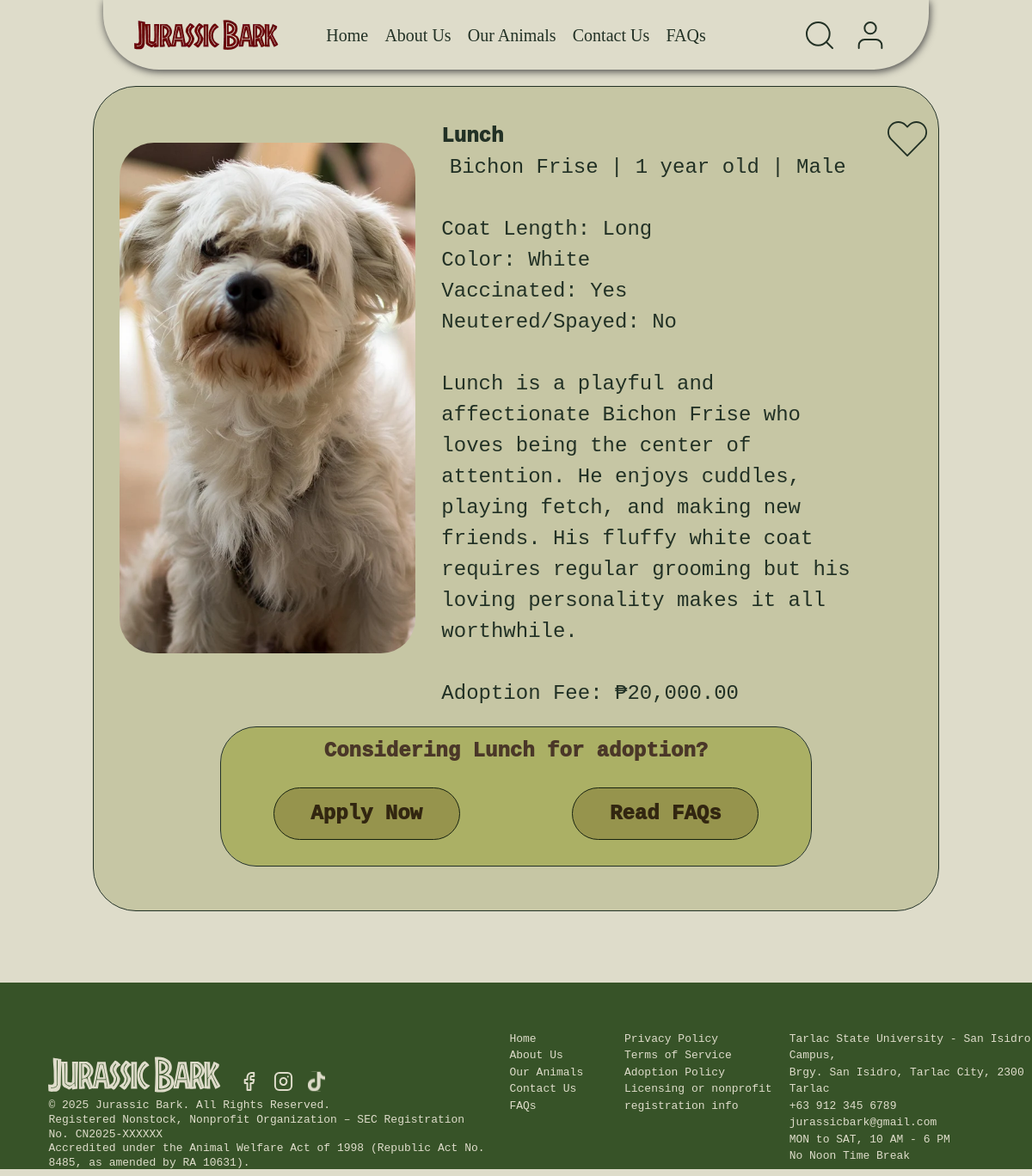
Page /petDetails.php?id=9 on the committed database.
### tables this page shows
CREATE TABLE `pets` (
  `petID` int(11) NOT NULL,
  `name` varchar(50) NOT NULL,
  `type` varchar(50) NOT NULL,
  `breed` varchar(50) NOT NULL,
  `age` int(11) NOT NULL,
  `price` double NOT NULL,
  `details` longtext NOT NULL CHECK (json_valid(`details`)),
  `imageDirectory` varchar(255) NOT NULL,
  `adoptedById` int(11) DEFAULT NULL
);

### petDetails.php (the view, shortened to what this page needs)
<?php
$petId = isset($_GET['id']) ? intval($_GET['id']) : 0;
$pet = null;
$error = null;
if ($petId > 0) {
    try {
        $host = '127.0.0.1';
        $dbname = 'adoptiondb';
        $username = 'root';
        $password = '';
        $pdo = new PDO("mysql:host=$host;dbname=$dbname;charset=utf8mb4", $username, $password);
        $pdo->setAttribute(PDO::ATTR_ERRMODE, PDO::ERRMODE_EXCEPTION);
        $stmt = $pdo->prepare("SELECT petID, name, type, breed, age, price, details, imageDirectory FROM pets WHERE petID = :petId");
        $stmt->bindParam(':petId', $petId, PDO::PARAM_INT);
        $stmt->execute();
        $pet = $stmt->fetch(PDO::FETCH_ASSOC);
    } catch (PDOException $e) {
        $error = "Database error: " . $e->getMessage();
    }
} else {
    $error = "Invalid pet ID.";
}
$gender = 'Unknown';
$color = 'Unknown';
$personality = 'No description available';
$vaccinated = 'Unknown';
$neutered = 'Unknown';
$coatLength = 'Unknown';
if ($pet) {
    $details = json_decode($pet['details'], true);
    if ($details) {
        $gender = isset($details['gender']) ? $details['gender'] : 'Unknown';
        $color = isset($details['color']) ? $details['color'] : 'Unknown';
        $personality = isset($details['personality']) ? $details['personality'] : 'No description available';
        $vaccinated = isset($details['vaccinated']) ? ($details['vaccinated'] ? 'Yes' : 'No') : 'Unknown';
        $neutered = isset($details['spayed_neutered']) ? ($details['spayed_neutered'] ? 'Yes' : 'No') : 'Unknown';
        $coatLength = isset($details['coat_length']) ? $details['coat_length'] : 'Unknown';
    }
}
$ageText = $pet ? ($pet['age'] > 1 ? $pet['age'] . ' years old' : $pet['age'] . ' year old') : '';
?>
<!DOCTYPE html>
<html lang="en">
<head>
    <link rel="stylesheet" href="petDetails.css">
    <link rel="stylesheet" href="global-application-styles.css">
    <link rel="stylesheet" href="globalFooterNav.css">
</head>
<body>
    <div class="nav">
        <div class="navLogo">
            <img src="images/homeImages/Jurassic Bark.webp" alt="">
        </div>
        <div class="mainNav">
            <p><a href="index.html">Home</a></p>
            <p> <a href="aboutUs.html">About Us</a></p>
            <p> <a href="ourAnimals.php">Our Animals</a></p>
            <p><a href="contact.html">Contact Us</a></p>
            <p><a href="faqs.html">FAQs</a></p>
        </div>
        <div class="navControls">
        </div>
    </div>
    <?php if ($error): ?>
        <div style="text-align: center; padding: 50px; width: 82%;">
            <h2>Error</h2>
            <p><?php echo htmlspecialchars($error); ?></p>
            <p><a href="ourAnimals.php" style="color: #223125; text-decoration: underline;">Back to Animals List</a></p>
        </div>
    <?php elseif ($pet): ?>
    <div class="petDetailsCon">
        <div class="petDetailsBg"></div>
        <div class="imageCon">
            <div class="imageHolder">
                <img class="petImage"
                     src="<?php echo htmlspecialchars($pet['imageDirectory']); ?>"
                     alt="<?php echo htmlspecialchars($pet['name']); ?>"
                     onerror="this.src='images/homeImages/petPics/default-pet.jpg'">
            </div>
        </div>
        <div class="petContent">
            <div class="petText">
                <p class="name"><?php echo htmlspecialchars($pet['name']); ?></p>
                <p class="details">
                    <p class="petTypeText" style="text-align: center" >
                        <?php echo htmlspecialchars($pet['breed']); ?> | <?php echo $ageText; ?> | <?php echo htmlspecialchars($gender); ?>
                    </p>
                    <br>
                    Coat Length: <?php echo htmlspecialchars($coatLength); ?> <br>
                    Color: <?php echo htmlspecialchars($color); ?> <br>
                    Vaccinated: <?php echo htmlspecialchars($vaccinated); ?> <br>
                    Neutered/Spayed: <?php echo htmlspecialchars($neutered); ?>
                    <br><br>
                    <?php echo htmlspecialchars($personality); ?>
                    <br><br>
                    Adoption Fee: ₱<?php echo number_format($pet['price'], 2); ?>
                </p>
            </div>
            <div class="petControls">
                <img class="heartIcon" src="images/ourAnimalsImages/heart icon.svg" alt="">
            </div>
        </div>
        <div id="bottomAdoption" class="adoption" >
            <div class="bottomAdoptionBg adoptionBg"></div>
            <p class="bottomAdoptionText adoptionText">Considering <?php echo htmlspecialchars($pet['name']); ?> for adoption?</p>
            <a href="user-application-page.html?petId=<?php echo $pet['petID']; ?>" class="bottomAdoptionBtn adoptionBtn">Apply Now</a>
            <div class="bottomAdoptionBtn adoptionBtn">Read FAQs</div>
        </div>
    </div>
    <?php endif; ?>
     <div class="HomeFooter">
        <div class="footerBg" ></div>
        <div class="foot1" >
            <div class="footerLogoIcons" >
                <img class="footLogo" src="images/homeImages/Jurassic Bark.svg" alt="">
                <div class="smallIconsCon">
                    <img class="smallIcons" src="images/homeImages/facebook.svg" alt="">
                    <img class="smallIcons" src="images/homeImages/instagram.svg" alt="">
                    <img class="smallIcons" src="images/homeImages/tiktok.svg" alt="">            </div>
                </div>
            <div class="foot1Text" >
                © 2025 Jurassic Bark. All Rights Reserved.
                <br>
                Registered Nonstock, Nonprofit Organization – SEC Registration No. CN2025-XXXXXX
                <br>
                Accredited under the Animal Welfare Act of 1998 (Republic Act No. 8485, as amended by RA 10631).
            </div>
        </div>
        <div class="foot2" >
            Home
            <br>
            About Us
            <br>
            Our Animals
            <br>
            Contact Us
            <br>
            FAQs
        </div>
        <div class="foot3" >
            Privacy Policy
            <br>
            Terms of Service
            <br>
            Adoption Policy
            <br>
            Licensing or nonprofit
            <br>
            registration info
        </div>
        <div class="foot4" >
            Tarlac State University - San Isidro Campus,
            <br>
            Brgy. San Isidro, Tarlac City, 2300 Tarlac
            <br>
            +63 912 345 6789
            <br>
            jurassicbark@gmail.com
            <br>
            MON to SAT, 10 AM - 6 PM
            <br>
            No Noon Time Break
        </div>
     </div>
</body>
</html>

### petDetails.css (style rules this page uses)
*, *::before, *::after { box-sizing: border-box; }
* { margin: 0; }
@media (prefers-reduced-motion: no-preference) { html { interpolate-size: allow-keywords; } }
body { line-height: 1.5; -webkit-font-smoothing: antialiased; }
img, picture, video, canvas, svg { display: block; max-width: 100%; }
p, h1, h2, h3, h4, h5, h6 { overflow-wrap: break-word; }
p { text-wrap: pretty; }
:root { --fontColor: #223125; --fontColor2: #725134; --fontColor3: #444E27; --bgColor: #DEDCCA; }
body { position: relative; background: var(--bgColor); color: var(--fontColor); font-family: "Chakra Petch"; display: flex; flex-direction: column; align-items: center; overflow-x: hidden; }
#bottomAdoption { display: none; }
.petDetailsCon { border: 1px solid #223125; width: 82%; display: grid; grid-template-columns: .7fr 1fr; height: 638px; overflow: hidden; border-radius: 50px; position: relative; }
.petDetailsBg { background: #223125; mix-blend-mode: overlay; width: 100%; height: 100%; position: absolute; z-index: -1; }
.imageCon { display: flex; align-items: center; justify-content: center; }
.imageHolder { width: 85%; height: 82%; border-radius: 50px; border: 2px yellow; display: flex; align-items: center; justify-content: center; }
.petImage { height: 100%; width: auto; object-fit: cover; border-radius: 40px; display: block; }
.petContent { display: flex; color: var(--fontColor); }
.petText { font-size: 24px; margin-top: 7%; font-weight: 100; margin-right: 10px; }
.name { font-weight: 1000; }
.petControls { display: flex; flex-direction: column; position: relative; justify-content: space-between; padding-right: 2%; margin-top: 7%; }
.heartIcon { width: 47px; align-self: flex-end; }
.adoption { position: relative; display: flex; flex-direction: column; border: 1px solid #223125; text-align: center; border-radius: 42px; gap: 10px; overflow: hidden; margin-bottom: 5%; }
.adoptionBg { background: #444E27; position: absolute; width: 100%; height: 100%; mix-blend-mode: overlay; z-index: -1; }
.adoptionText { margin-top: 30px; font-size: 24px; font-weight: 1000; margin-left: 20px; margin-right: 20px; }
.adoptionBtn { width: 217px; height: 61px; font-size: 24px; font-weight: 1000; background: #E0D7C3; mix-blend-mode: multiply; border-radius: 100px; display: flex; align-items: center; justify-content: center; margin-left: 20px; margin-right: 20px; border: 1px solid #223125; }
.adoption :last-child { margin-bottom: 30px; }
@media only screen and (max-width: 1336px) { .adoption { display: none; } }
@media only screen and (max-width: 1336px) { .petDetailsCon { grid-template-rows: 1fr auto; height: auto; } }
@media only screen and (max-width: 1336px) { #bottomAdoption { display: grid; grid-template-columns: 1fr 1fr; grid-template-rows: 1fr 1fr; grid-column: 1/3; height: 70%; justify-items: center; margin-left: 15%; margin-right: 15%; grid-row: 2; margin-bottom: 2%; margin-top: 2%; } }
@media only screen and (max-width: 1336px) { .heartIcon { width: 47px; flex-shrink: 0; } }
@media only screen and (max-width: 1336px) { .adoptionText { grid-column: 1/3; margin-top: 10px; } }
@media only screen and (max-width: 1336px) { .petControls { width: 100%; } }
.heartIcon { cursor: pointer; transition: all 0.3s ease; position: relative; filter-drop: drop-shadow(0 0 0 rgba(255, 0, 0, 0)); }

### global-application-styles.css (style rules this page uses)
* { margin: 0; padding: 0; box-sizing: border-box; }
:root { --container-w: 743.17px; --img-max: 100px; }
body { font-family: 'Chakra Petch', monospace; background-image: url('fabric_background.png'); background-size: cover; min-height: 100vh; color: #4a3728; padding: clamp(28px, 6.5vw, 120px) 0 clamp(16px, 4.5vw, 80px) 0; }

### rows in the picture
pets: imageDirectory+name (picture), name "Lunch", breed "Bichon Frise", age "1 year old", details "Male", details "Long", details "White", details "Yes", details "No", details "Lunch is a playful and affectionate Bichon Frise who loves being the center of attention. He enjoys cuddles, playing fetch, and making new friends. His fluffy white coat requires regular grooming but his loving personality makes it all worthwhile.", price "20,000.00"
